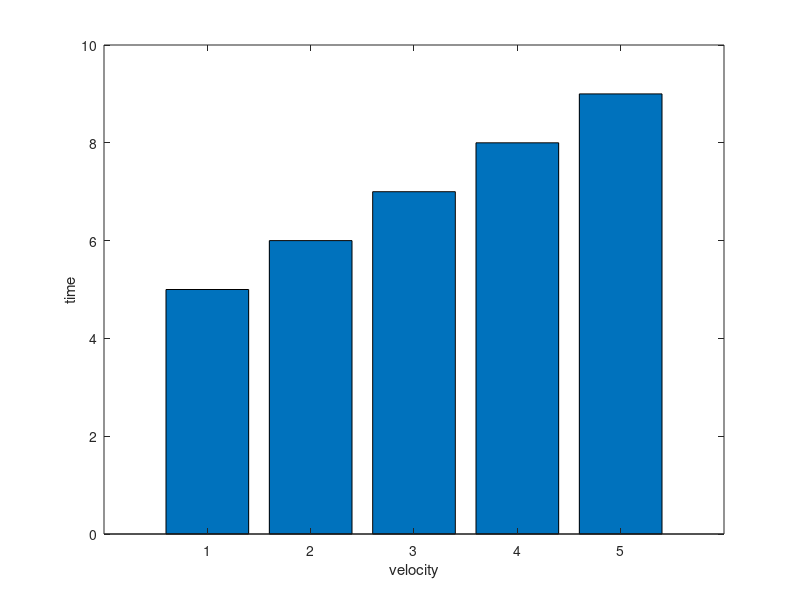

Recreate this plot in MATLAB.
clc
a=[1,2,3,4,5];
b=[5,6,7,8,9];
bar(a,b);
xlabel("velocity");
ylabel("time");

%disp(a);
%disp(sum(a));
 %b=400;
% disp(a+b);
% disp(a-b);
% disp(a*b);
% disp(a/b);